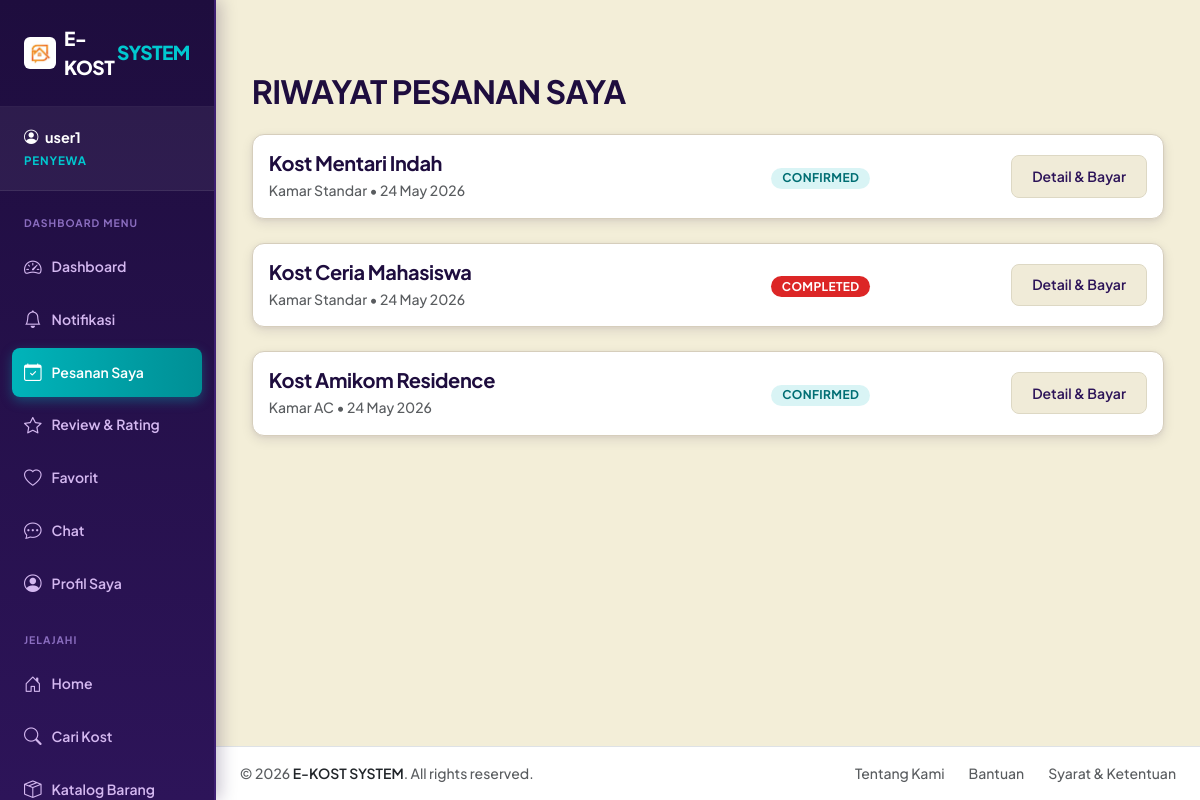
The app's page /modules/user/bookings.php (signed in) with its own data.
### tables this page shows
CREATE TABLE booking (
    id INT AUTO_INCREMENT PRIMARY KEY,
    user_id INT NOT NULL,
    kamar_id INT NOT NULL,
    start_date DATE NOT NULL,
    duration_months INT NOT NULL,
    total_price DECIMAL(12, 2) NOT NULL,
    status ENUM('pending', 'confirmed', 'cancelled', 'completed') DEFAULT 'pending',
    created_at TIMESTAMP DEFAULT CURRENT_TIMESTAMP,
    FOREIGN KEY (user_id) REFERENCES users(id) ON DELETE CASCADE,
    FOREIGN KEY (kamar_id) REFERENCES kamar(id) ON DELETE CASCADE
);

CREATE TABLE kost (
    id INT AUTO_INCREMENT PRIMARY KEY,
    owner_id INT NOT NULL,
    name VARCHAR(100) NOT NULL,
    type ENUM('Putra', 'Putri', 'Campur') NOT NULL,
    description TEXT,
    address TEXT NOT NULL,
    city VARCHAR(50) NOT NULL,
    latitude DECIMAL(10, 8),
    longitude DECIMAL(11, 8),
    rules TEXT,
    facilities TEXT,
    price_start DECIMAL(12, 2) DEFAULT 0,
    created_at TIMESTAMP DEFAULT CURRENT_TIMESTAMP,
    FOREIGN KEY (owner_id) REFERENCES users(id) ON DELETE CASCADE
);

CREATE TABLE kamar (
    id INT AUTO_INCREMENT PRIMARY KEY,
    kost_id INT NOT NULL,
    room_name VARCHAR(50) NOT NULL,
    size VARCHAR(20),
    price_per_month DECIMAL(12, 2) NOT NULL,
    available_rooms INT DEFAULT 1,
    facilities TEXT,
    status ENUM('available', 'full') DEFAULT 'available',
    created_at TIMESTAMP DEFAULT CURRENT_TIMESTAMP,
    FOREIGN KEY (kost_id) REFERENCES kost(id) ON DELETE CASCADE
);

### modules/user/bookings.php (the view, shortened to what this page needs)
<?php
require_once '../../config/database.php';
$user_id = $_SESSION['user_id'];
$stmt = $pdo->prepare("
    SELECT b.*, k.name as kost_name, km.room_name, k.id as kost_id, p.status as payment_status
    FROM booking b
    JOIN kamar km ON b.kamar_id = km.id
    JOIN kost k ON km.kost_id = k.id
    LEFT JOIN pembayaran p ON b.id = p.booking_id
    WHERE b.user_id = ?
    ORDER BY b.created_at DESC
");
$stmt->execute([$user_id]);
$bookings = $stmt->fetchAll();
include '../../layouts/header.php';
?>
<div class="container py-5">
    <div class="row">
        <div class="col-md-9">
            <h2 class="mb-4 fw-black text-uppercase">Riwayat Pesanan Saya</h2>
            <?php if (empty($bookings)): ?>
                <div class="card p-5 text-center">
                    <p class="mb-0">Anda belum melakukan pemesanan kost.</p>
                    <a href="../../pages/kost_list.php" class="btn btn-primary mt-3">Cari Kost</a>
                </div>
            <?php else: ?>
                <div class="row g-4">
                    <?php foreach ($bookings as $b): ?>
                        <div class="col-12">
                            <div class="card p-3">
                                <div class="row align-items-center">
                                    <div class="col-md-6">
                                        <h5 class="fw-bold mb-1"><?php echo $b['kost_name']; ?></h5>
                                        <p class="text-muted mb-0 small"><?php echo $b['room_name']; ?> • <?php echo date('d M Y', strtotime($b['created_at'])); ?></p>
                                    </div>
                                    <div class="col-md-3 text-md-center">
                                        <span class="badge bg-<?php
                                            echo $b['status'] == 'pending' ? 'neubrutal-yellow' :
                                                ($b['status'] == 'confirmed' ? 'neubrutal-blue' : 'danger');
                                        ?>">
                                            <?php echo strtoupper($b['status']); ?>
                                        </span>
                                    </div>
                                    <div class="col-md-3 text-md-end">
                                        <a href="booking_detail.php?id=<?php echo $b['id']; ?>" class="btn btn-secondary btn-sm">Detail & Bayar</a>
                                    </div>
                                </div>
                            </div>
                        </div>
                    <?php endforeach; ?>
                </div>
            <?php endif; ?>
        </div>
    </div>
</div>
<?php include '../../layouts/footer.php'; ?>

### assets/css/style.css (style rules this page uses)
:root { --primary: #00B4BA; --primary-hover: #008F95; --secondary: #E84545; --accent: #E84545; --success: #059669; --danger: #DC2626; --warning: #D97706; --dark: #1E0D3E; --dark-soft: #2D1459; --bg-page: #F3EED8; --bg-card: #ffffff; --text-main: #1E0D3E; --text-muted: #5C4D78; --border-color: #D6CEBC; --border-radius: 12px; --btn-radius: 8px; --box-shadow: 0 4px 12px rgba(30, 13, 62, 0.10), 0 1px 4px rgba(30, 13, 62, 0.06); --box-shadow-hover: 0 14px 28px rgba(30, 13, 62, 0.16), 0 6px 10px rgba(30, 13, 62, 0.10); --bg-card-pesanan: #00B4BA; --bg-card-favorit: #E84545; }
*, *::before, *::after { box-sizing: border-box; }
body { font-family: 'Plus Jakarta Sans', sans-serif; font-weight: 500; color: var(--text-main); background-color: var(--bg-page); min-height: 100vh; }
h1, h2, h3, h4, h5, h6 { font-family: 'Plus Jakarta Sans', sans-serif; font-weight: 700; color: var(--text-main); letter-spacing: -0.02em; }
p { color: var(--text-muted); line-height: 1.6; }
a { color: var(--primary); text-decoration: none; transition: color 0.15s ease; }
.card { background-color: var(--bg-card); border: 1px solid var(--border-color) !important; border-radius: var(--border-radius) !important; box-shadow: var(--box-shadow) !important; transition: transform 0.22s ease, box-shadow 0.22s ease; overflow: hidden; }
.btn { border: 1px solid transparent !important; border-radius: var(--btn-radius) !important; font-weight: 600; font-size: 0.875rem; padding: 0.6rem 1.25rem; box-shadow: none !important; transition: all 0.2s ease; }
.btn-secondary { background-color: #F0EBD8 !important; color: #2D1459 !important; border-color: #DDD8C4 !important; }
.badge { border-radius: 9999px !important; padding: 0.38em 0.9em; font-weight: 700; font-size: 0.75rem; letter-spacing: 0.03em; border: none !important; }
.bg-danger { background-color: var(--danger) !important; color: #fff !important; }
body.sidebar-layout .col-md-3:has(.list-group)+.col-md-9, body.sidebar-layout .col-md-3:has(.list-group-item)+.col-md-9, body.sidebar-layout .col-md-4:has(.list-group)+.col-md-8, body.sidebar-layout .col-md-4:has(.list-group-flush)+.col-md-8 { width: 100% !important; max-width: 100% !important; flex: 0 0 100% !important; }
.bg-neubrutal-blue { background-color: rgba(0, 180, 186, 0.15) !important; color: #006E73 !important; font-weight: 700; }

### records on screen
booking: kost.name "Kost Mentari Indah", kamar.room_name "Kamar Standar", created_at "24 May 2026", status "CONFIRMED"
booking: kost.name "Kost Ceria Mahasiswa", kamar.room_name "Kamar Standar", created_at "24 May 2026", status "COMPLETED"
booking: kost.name "Kost Amikom Residence", kamar.room_name "Kamar AC", created_at "24 May 2026", status "CONFIRMED"

### other values on screen
$_SESSION['username'] "user1"
$item['label'] "Dashboard"
$item['label'] "Notifikasi"
$item['label'] "Pesanan Saya"
$item['label'] "Review & Rating"
$item['label'] "Favorit"
$item['label'] "Chat"
$item['label'] "Profil Saya"
